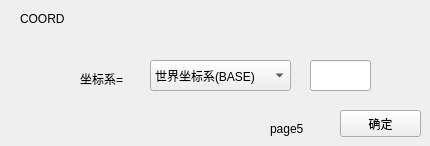
   <widget class="QWidget" name="page_6">
    <widget class="QLabel" name="label_9">
     <property name="geometry">
      <rect>
       <x>20</x>
       <y>10</y>
       <width>67</width>
       <height>17</height>
      </rect>
     </property>
     <property name="text">
      <string>COORD</string>
     </property>
    </widget>
    <widget class="QLabel" name="label_10">
     <property name="geometry">
      <rect>
       <x>80</x>
       <y>70</y>
       <width>67</width>
       <height>17</height>
      </rect>
     </property>
     <property name="text">
      <string>坐标系=</string>
     </property>
    </widget>
    <widget class="QComboBox" name="comboBox_10">
     <property name="geometry">
      <rect>
       <x>150</x>
       <y>60</y>
       <width>141</width>
       <height>31</height>
      </rect>
     </property>
     <item>
      <property name="text">
       <string>世界坐标系(BASE)</string>
      </property>
     </item>
     <item>
      <property name="text">
       <string>用户坐标系(USR)</string>
      </property>
     </item>
     <item>
      <property name="text">
       <string>工具坐标系(TOOL)</string>
      </property>
     </item>
    </widget>
    <widget class="QPushButton" name="pushButton_5">
     <property name="geometry">
      <rect>
       <x>340</x>
       <y>110</y>
       <width>81</width>
       <height>27</height>
      </rect>
     </property>
     <property name="text">
      <string>确定</string>
     </property>
    </widget>
    <widget class="QLabel" name="label_14">
     <property name="geometry">
      <rect>
       <x>270</x>
       <y>120</y>
       <width>67</width>
       <height>17</height>
      </rect>
     </property>
     <property name="text">
      <string>page5</string>
     </property>
    </widget>
    <widget class="QLineEdit" name="lineEdit_3">
     <property name="geometry">
      <rect>
       <x>310</x>
       <y>60</y>
       <width>61</width>
       <height>31</height>
      </rect>
     </property>
    </widget>
   </widget>
